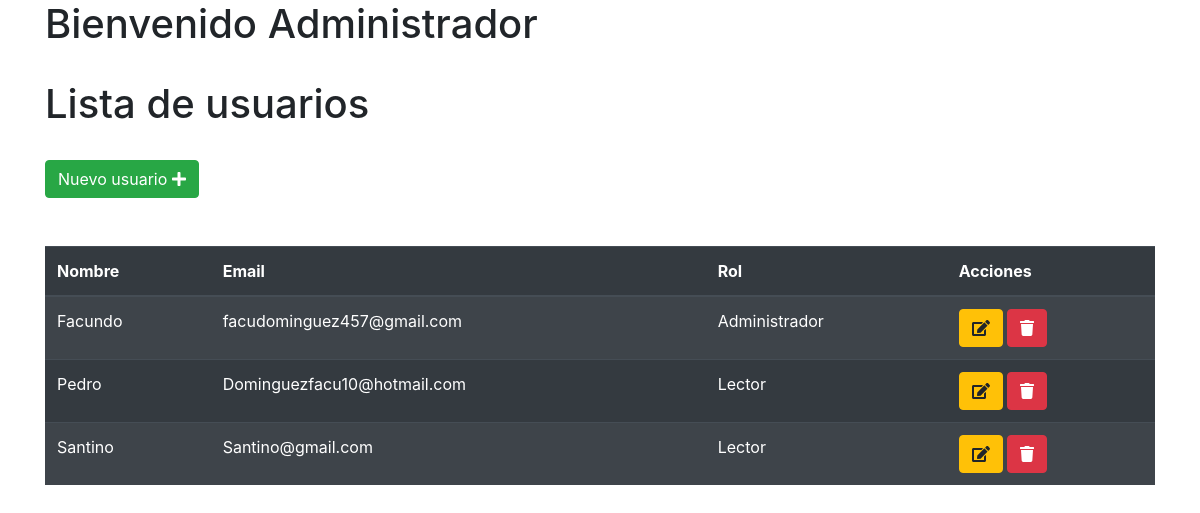
Page /src/modulos/usuario.php on the committed database.
### tables this page shows
CREATE TABLE `clientes` (
  `id` int(11) NOT NULL,
  `email` varchar(50) NOT NULL,
  `clave` varchar(50) NOT NULL,
  `nombre` varchar(50) NOT NULL,
  `rol` int(11) NOT NULL,
  `apellido` varchar(50) NOT NULL,
  `direccion` varchar(50) NOT NULL,
  `telefono` int(11) NOT NULL
);

CREATE TABLE `permisos` (
  `id` int(11) NOT NULL,
  `rol` varchar(50) NOT NULL
);

### src/modulos/usuario.php (the view, shortened to what this page needs)
<!DOCTYPE html>
<html lang="en">
<head>
    <link rel="stylesheet" href="https://cdn.jsdelivr.net/npm/bootstrap@4.4.1/dist/css/bootstrap.min.css">
</head>
<div class="container is-fluid">
    <div class="col-xs-12">
        <h1>Bienvenido Administrador <?php echo $_SESSION['nombre_usuario']; ?></h1>
        <br>
        <h1>Lista de usuarios</h1>
        <br>
        <div>
            <a class="btn btn-success" href="index.php?modulo=registro">Nuevo usuario
                <i class="fa fa-plus"></i>
            </a>
        </div>
        <br>
        <br>
        <table class="table table-striped table-dark " id="table_id">
            <thead>
                <tr>
                    <th>Nombre</th>
                    <th>Email</th>
                    <th>Rol</th>
                    <th>Acciones</th>
                </tr>
            </thead>
            <tbody>
                <?php
                $SQL = "SELECT clientes.id, clientes.nombre, clientes.email,
                 permisos.rol FROM clientes
                LEFT JOIN permisos ON clientes.rol = permisos.id";
                $dato = mysqli_query($con, $SQL);
                if ($dato->num_rows > 0) {
                    while ($fila = mysqli_fetch_array($dato)) {
                ?>
                        <tr>
                            <td><?php echo $fila['nombre']; ?></td>
                            <td><?php echo $fila['email']; ?></td>
                            <td><?php echo $fila['rol']; ?></td>
                            <td>
                                <a class="btn btn-warning" href="index.php?modulo=editar_usuario&id=<?php echo $fila['id'] ?> ">
                                    <i class="fa fa-edit"></i>
                                </a>
                                <a class="btn btn-danger" href="index.php?modulo=eliminar_usuario&id=<?php echo $fila['id'] ?>">
                                    <i class="fa fa-trash"></i>
                                </a>
                            </td>
                        </tr>
                    <?php
                    }
                } else {
                    ?>
                    <tr class="text-center">
                        <td colspan="16">No existen registros</td>
                    </tr>
                <?php
                }
                ?>
                </body>
        </table>
</html>

### rows in the picture
clientes: nombre "Facundo", email "facudominguez457@gmail.com", permisos.rol "Administrador"
clientes: nombre "Pedro", email "Dominguezfacu10@hotmail.com", permisos.rol "Lector"
clientes: nombre "Santino", email "Santino@gmail.com", permisos.rol "Lector"
